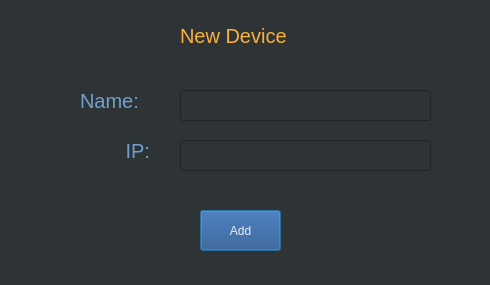
<?xml version="1.0" encoding="UTF-8"?>
<ui version="4.0">
 <class>Dialog</class>
 <widget class="QDialog" name="Dialog">
  <property name="geometry">
   <rect>
    <x>0</x>
    <y>0</y>
    <width>490</width>
    <height>285</height>
   </rect>
  </property>
  <property name="windowTitle">
   <string>Dialog</string>
  </property>
  <property name="styleSheet">
   <string notr="true">background-color: rgb(46, 52, 54);</string>
  </property>
  <widget class="QLabel" name="label_2">
   <property name="geometry">
    <rect>
     <x>120</x>
     <y>140</y>
     <width>41</width>
     <height>21</height>
    </rect>
   </property>
   <property name="styleSheet">
    <string notr="true">font-size:15pt;
color:rgb(114, 159, 207)</string>
   </property>
   <property name="text">
    <string> IP:</string>
   </property>
  </widget>
  <widget class="QLineEdit" name="object_name">
   <property name="geometry">
    <rect>
     <x>180</x>
     <y>90</y>
     <width>251</width>
     <height>31</height>
    </rect>
   </property>
   <property name="styleSheet">
    <string notr="true">font-size:12pt; color:rgb(238, 238, 236)
</string>
   </property>
   <property name="alignment">
    <set>Qt::AlignCenter</set>
   </property>
  </widget>
  <widget class="QPushButton" name="add_object_button">
   <property name="geometry">
    <rect>
     <x>200</x>
     <y>210</y>
     <width>81</width>
     <height>41</height>
    </rect>
   </property>
   <property name="styleSheet">
    <string notr="true">color:rgb(238, 238, 236);

background-color: rgb(32, 74, 135);</string>
   </property>
   <property name="text">
    <string>Add</string>
   </property>
  </widget>
  <widget class="QLabel" name="label_3">
   <property name="geometry">
    <rect>
     <x>80</x>
     <y>90</y>
     <width>71</width>
     <height>21</height>
    </rect>
   </property>
   <property name="styleSheet">
    <string notr="true">font-size:15pt;
color:rgb(114, 159, 207)</string>
   </property>
   <property name="text">
    <string>Name:</string>
   </property>
  </widget>
  <widget class="QLineEdit" name="ip">
   <property name="geometry">
    <rect>
     <x>180</x>
     <y>140</y>
     <width>251</width>
     <height>31</height>
    </rect>
   </property>
   <property name="styleSheet">
    <string notr="true">font-size:12pt; color:rgb(238, 238, 236)
</string>
   </property>
   <property name="alignment">
    <set>Qt::AlignCenter</set>
   </property>
  </widget>
  <widget class="QLabel" name="label">
   <property name="geometry">
    <rect>
     <x>180</x>
     <y>10</y>
     <width>141</width>
     <height>51</height>
    </rect>
   </property>
   <property name="styleSheet">
    <string notr="true">color:rgb(252, 175, 62);
font-size:15pt;

</string>
   </property>
   <property name="text">
    <string>New Device</string>
   </property>
  </widget>
 </widget>
 <resources/>
 <connections/>
</ui>
